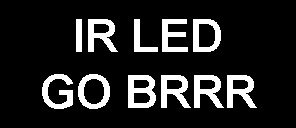
#> input picture data/img/brrr.bmp, 296 x 128 px, given in place of trollface.png, which was not available
$ python convert_web_memes.py ../data/img ../data/img/doge.bmp ../data/img/doge.bmp
#> lines starting #> are read from the running program, lines starting #| are printed output that depends on the picture; after the words box and inside, x2 and y2 are one past the last pixel; in counts of white or black regions, pixels touching at a corner belong together; pictures that were not available may be replaced by others from this repository, and a replacement may not be noted
import os, sys
from PIL import Image, ImageOps

dl, imgdir, prevdir = sys.argv[1], sys.argv[2], sys.argv[3]

def fit(im, maxside):
    w, h = im.size
    s = maxside / max(w, h)
    return im.resize((max(1, round(w * s)), max(1, round(h * s))), Image.LANCZOS)

def save(bw, name):
    bw.save(os.path.join(imgdir, name + ".bmp"))
    bw.convert("L").resize((bw.width * 3, bw.height * 3), Image.NEAREST) \
      .save(os.path.join(prevdir, name + ".png"))
    print(f"{name+'.bmp':16} {bw.size} bpp1")

# --- Trollface: line art -> white bg, hard threshold (no dither) ---
tf = Image.open(os.path.join(dl, "trollface.png")).convert("RGBA")
bg = Image.new("RGBA", tf.size, (255, 255, 255, 255))
#> bg: PIL image 296x128 RGBA; every value is 255
tf = Image.alpha_composite(bg, tf).convert("L")
#> tf is the input picture: PIL image 296x128 L; 13.8% white; 11 white regions, largest, box (x1, y1, x2, y2) and area: (128, 75, 156, 108) 592, (88, 19, 118, 52) 536, (161, 75, 191, 108) 536
print("trollface src", tf.size)
#| trollface src (296, 128)
tf = fit(tf, 288)
tf_bw = tf.point(lambda p: 255 if p > 150 else 0).convert("1", dither=Image.Dither.NONE)
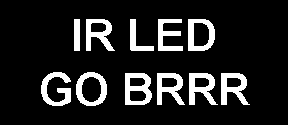
#> tf_bw: PIL image 288x125 1; 13.5% white; 11 white regions, largest, box (x1, y1, x2, y2) and area: (125, 73, 152, 105) 533, (189, 73, 218, 105) 503, (221, 73, 250, 105) 503
save(tf_bw, "trollface")
#> in save, `bw.convert("L").resize((bw.width * 3, bw.height * 3), Image.NEAREST) \..`:
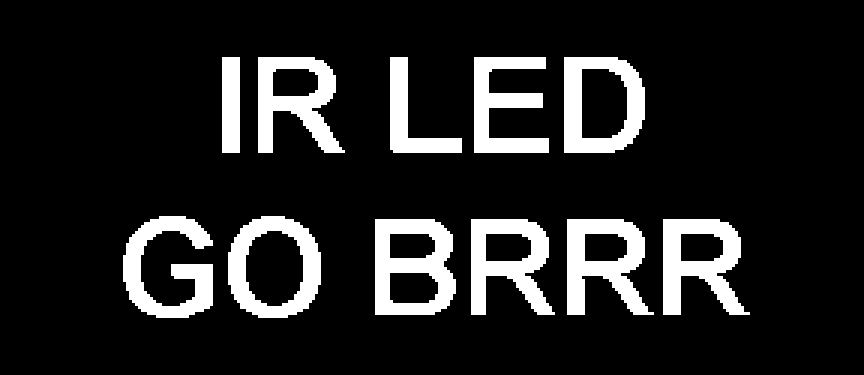
#> saved as trollface.png: PIL image 864x375 L; 13.5% white; 11 white regions, largest, box (x1, y1, x2, y2) and area: (375, 219, 456, 315) 4797, (567, 219, 654, 315) 4527, (663, 219, 750, 315) 4527
#| trollface.bmp    (288, 125) bpp1

# --- Drake: photographic. Crop to the left half of each panel (where Drake
#     actually is; the right half is blank caption space), boost contrast,
#     then Floyd-Steinberg dither. ---
dk = Image.open(os.path.join(dl, "drake.jpg")).convert("L")
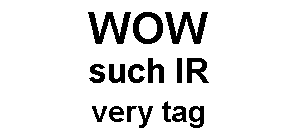
#> input picture data/img/doge.bmp, 296 x 128 px, given in place of drake.jpg, which was not available
#> dk is the input picture: PIL image 296x128 L; 89.7% white; 16 black regions, largest, box (x1, y1, x2, y2) and area: (88, 12, 131, 44) 636, (165, 12, 208, 44) 636, (133, 12, 163, 44) 462
print("drake src", dk.size)
#| drake src (296, 128)
w, h = dk.size
#> w = 296; h = 128
dk = dk.crop((0, 0, int(w * 0.52), h))     # keep the two Drake poses
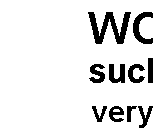
#> dk: PIL image 153x128 L; 89.3% white; 10 black regions, largest, box (x1, y1, x2, y2) and area: (88, 12, 131, 44) 636, (133, 12, 153, 44) 284, (109, 64, 125, 83) 208
dk = ImageOps.autocontrast(dk, cutoff=2)
dk = fit(dk, 320)
#> call 2 of fit, with maxside = 320
#> in fit (call 2), `return im.resize((max(1, round(w * s)), max(1, round(h * s))), Image.L..`:
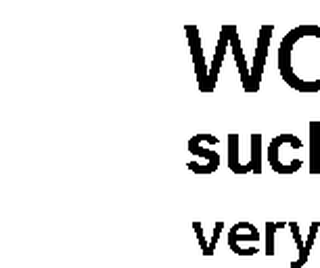
#> returned value: PIL image 320x268 L; min 0, max 255, mean 227.9
dk_bw = dk.convert("1")                      # default Floyd-Steinberg dithering
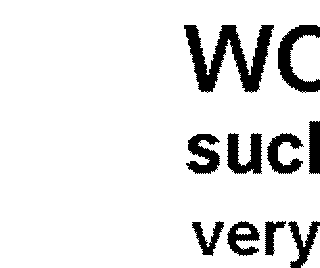
#> dk_bw: PIL image 320x268 1; 89.4% white; 10 black regions, largest, box (x1, y1, x2, y2) and area: (184, 25, 274, 93) 2760, (278, 25, 320, 93) 1241, (227, 133, 262, 174) 908
save(dk_bw, "drake")
#> call 2 of save, with name = 'drake'
#> in save (call 2), `bw.convert("L").resize((bw.width * 3, bw.height * 3), Image.NEAREST) \..`:
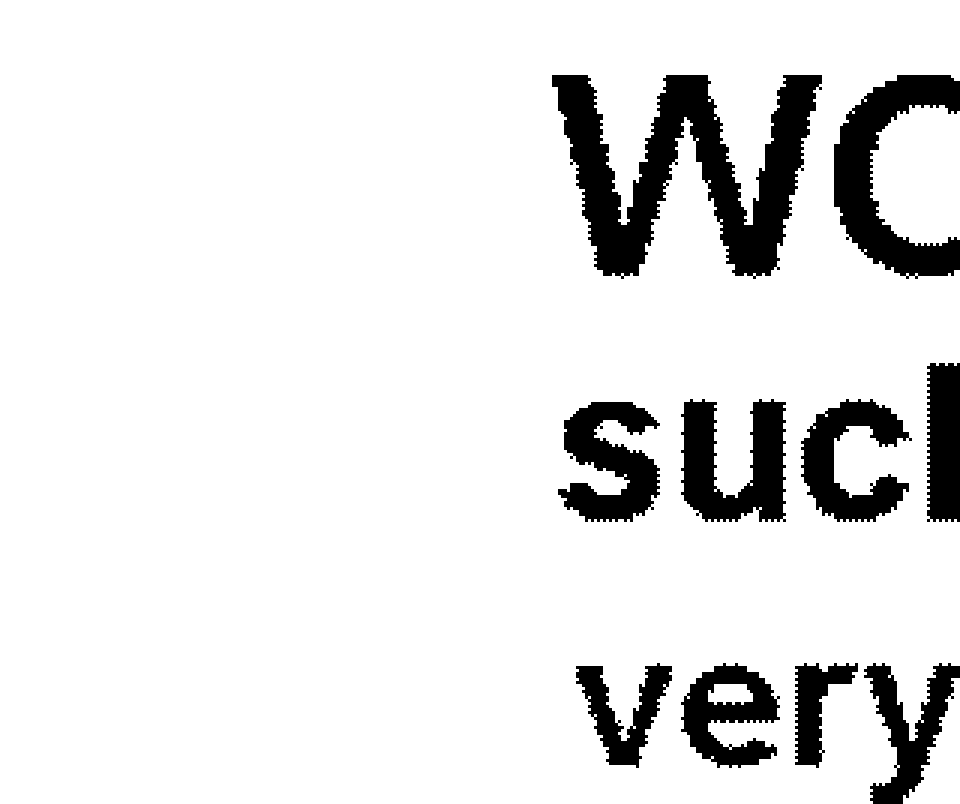
#> saved as drake.png: PIL image 960x804 L; 89.4% white; 10 black regions, largest, box (x1, y1, x2, y2) and area: (552, 75, 822, 279) 24840, (834, 75, 960, 279) 11169, (681, 399, 786, 522) 8172
#| drake.bmp        (320, 268) bpp1

print("done")
